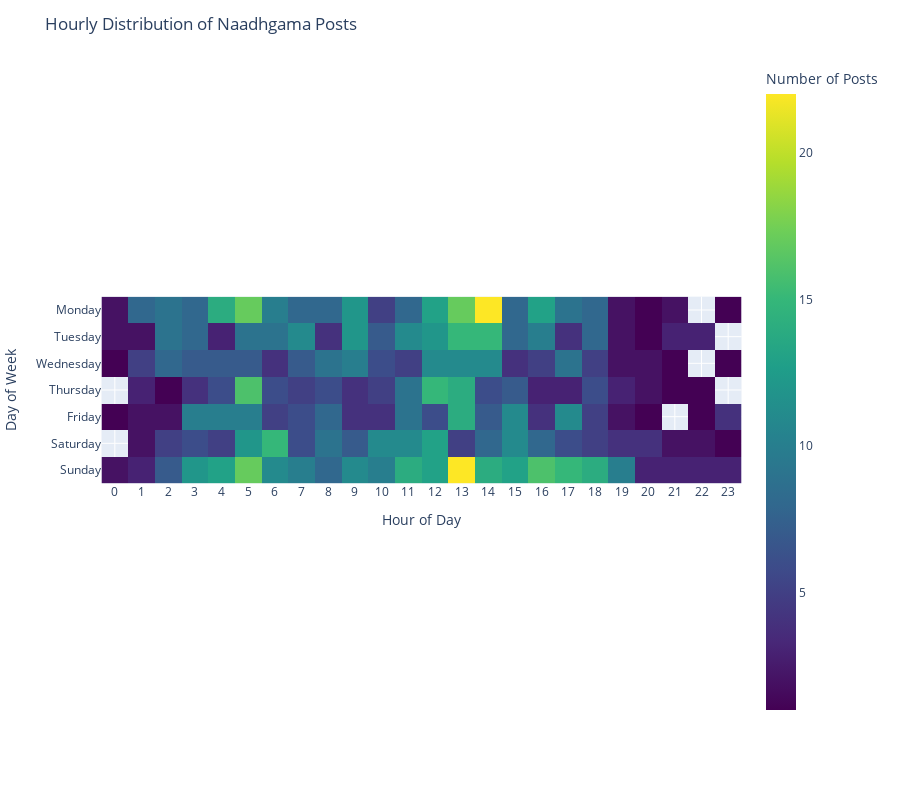

Notebook source saved alongside this figure:
### Markdown cell above
<H3>Analysis of Posting Time Patterns</H3>

This analysis is performed to identify the peak posting times.

### Code cell
# Identify peak posting days and times

# Resample the data to daily frequency and count the number of posts
daily_post_counts = naadhagama_df.set_index('timestamp')['post_id'].resample('D').count()
peak_days = daily_post_counts[daily_post_counts == daily_post_counts.max()].index
print("Peak Posting Days:", peak_days)

# Visualize Daily Patterns with Heatmap 
hourly_post_counts = naadhagama_df.set_index('timestamp')
hourly_post_counts['day_of_week'] = hourly_post_counts.index.dayofweek
hourly_post_counts['hour_of_day'] = hourly_post_counts.index.hour
hourly_post_counts = hourly_post_counts.groupby(['day_of_week', 'hour_of_day']).size().unstack()

# Create an interactive heatmap using Plotly
post_time_fig = px.imshow(hourly_post_counts,
                        labels=dict(x="Hour of Day", y="Day of Week", color="Number of Posts"),
                        x=['0', '1', '2', '3', '4', '5', '6', '7', '8', '9', '10', '11', '12', 
                           '13', '14', '15', '16', '17', '18', '19', '20', '21', '22', '23'],
                        y=['Monday', 'Tuesday', 'Wednesday', 'Thursday', 'Friday', 'Saturday', 'Sunday'],
                        color_continuous_scale='viridis')

post_time_fig.update_layout(title='Hourly Distribution of Naadhgama Posts',
                          xaxis_title='Hour of Day',
                          yaxis_title='Day of Week',
                          height=800)

post_time_fig.show()

### Figure 1 — Plotly figure (JSON) as saved in the notebook; plotly's stock layout.template omitted (floating-point values rounded to 4 significant figures; data arrays with more than 128 entries replaced by an {"elided": "..."} marker saying what was removed)
{"data": [{"coloraxis": "coloraxis", "hovertemplate": "Hour of Day: %{x}<br>Day of Week: %{y}<br>Number of Posts: %{z}<extra></extra>", "name": "0", "type": "heatmap", "x": ["0", "1", "2", "3", "4", "5", "6", "7", "8", "9", "10", "11", "12", "13", "14", "15", "16", "17", "18", "19", "20", "21", "22", "23"], "xaxis": "x", "y": ["Monday", "Tuesday", "Wednesday", "Thursday", "Friday", "Saturday", "Sunday"], "yaxis": "y", "z": {"elided": "7x24 int values"}}], "layout": {"coloraxis": {"colorbar": {"title": {"text": "Number of Posts"}}, "colorscale": [[0, "#440154"], [0.1111, "#482878"], [0.2222, "#3e4989"], [0.3333, "#31688e"], [0.4444, "#26828e"], [0.5556, "#1f9e89"], [0.6667, "#35b779"], [0.7778, "#6ece58"], [0.8889, "#b5de2b"], [1, "#fde725"]]}, "height": 800, "margin": {"t": 60}, "title": {"text": "Hourly Distribution of Naadhgama Posts"}, "xaxis": {"anchor": "y", "constrain": "domain", "domain": [0, 1], "scaleanchor": "y", "title": {"text": "Hour of Day"}}, "yaxis": {"anchor": "x", "autorange": "reversed", "constrain": "domain", "domain": [0, 1], "title": {"text": "Day of Week"}}}}
